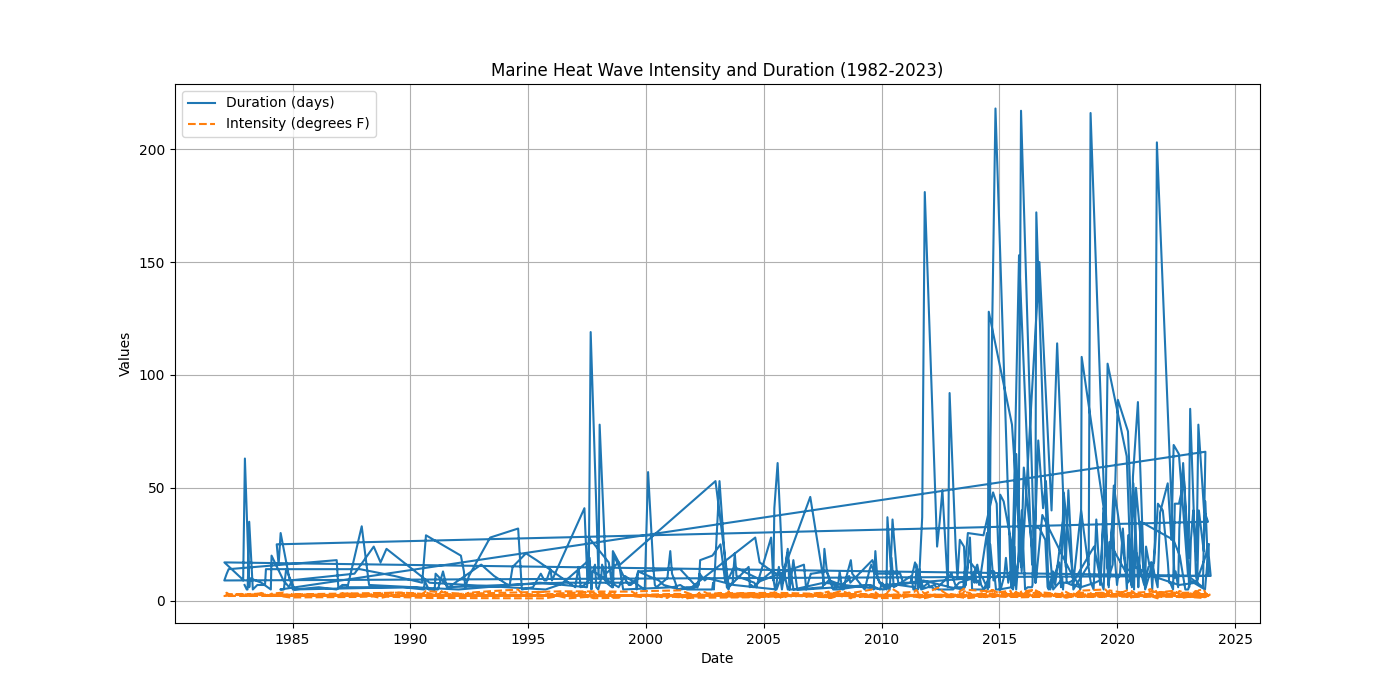

The Python source for this figure:
import pandas as pd
import matplotlib.pyplot as plt

# Read the CSV file
data_file = 'marine-heat-waves_fig-4.csv'
df = pd.read_csv(data_file, skiprows=7, header=None)

# Manually set the column headers
df.columns = ["event_no", "duration", "date_start", "date_end", "intensity_mean", "severity", "marine_protected_area"]

# Convert relevant columns to the appropriate data types
df['duration'] = df['duration'].astype(int)
df['date_start'] = pd.to_datetime(df['date_start'])
df['date_end'] = pd.to_datetime(df['date_end'])
df['intensity_mean'] = df['intensity_mean'].astype(float)

# Verify data loading
print(f"Total rows in the DataFrame: {len(df)}")

# Check for missing values
print("\nMissing values:")
print(df[['date_start', 'duration', 'intensity_mean']].isnull().sum())

# Check data ranges
print("\nData ranges:")
print(f"Date range: {df['date_start'].min()} to {df['date_start'].max()}")
print(f"Duration range: {df['duration'].min()} to {df['duration'].max()}")
print(f"Intensity range: {df['intensity_mean'].min()} to {df['intensity_mean'].max()}")

# Compare plot data with DataFrame
duration_points = len(df['date_start'].unique())
intensity_points = len(df['date_start'].unique())
print(f"\nNumber of duration data points in the plot: {duration_points}")
print(f"Number of intensity data points in the plot: {intensity_points}")

# Plot the data
plt.figure(figsize=(14, 7))
plt.plot(df['date_start'], df['duration'], label='Duration (days)')
plt.plot(df['date_start'], df['intensity_mean'], label='Intensity (degrees F)', linestyle='--')

# Customize the plot
plt.title('Marine Heat Wave Intensity and Duration (1982-2023)')
plt.xlabel('Date')
plt.ylabel('Values')
plt.legend()
plt.grid(True)
plt.show()
